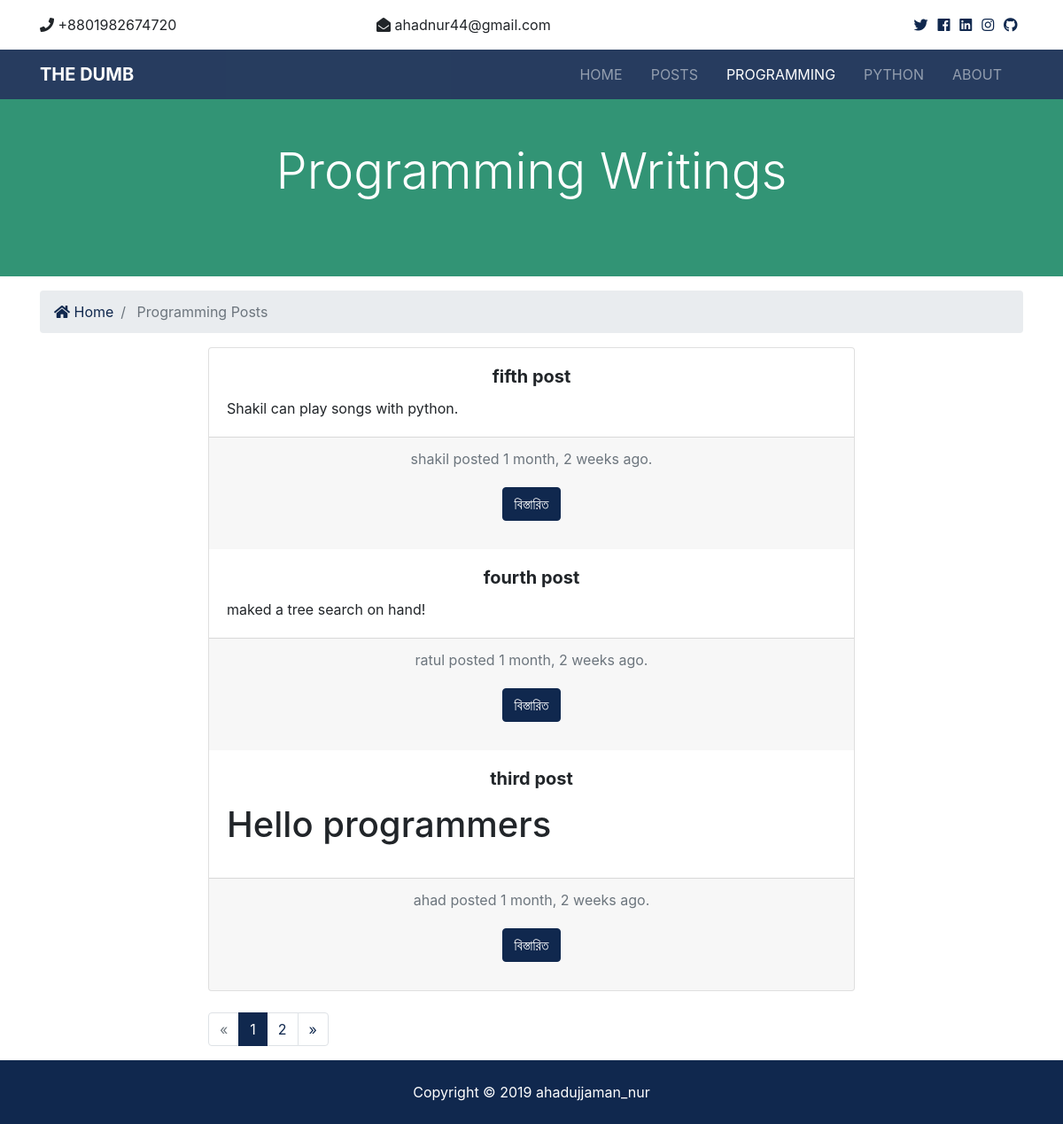
/programming/, run on an earlier commit of the app's database.
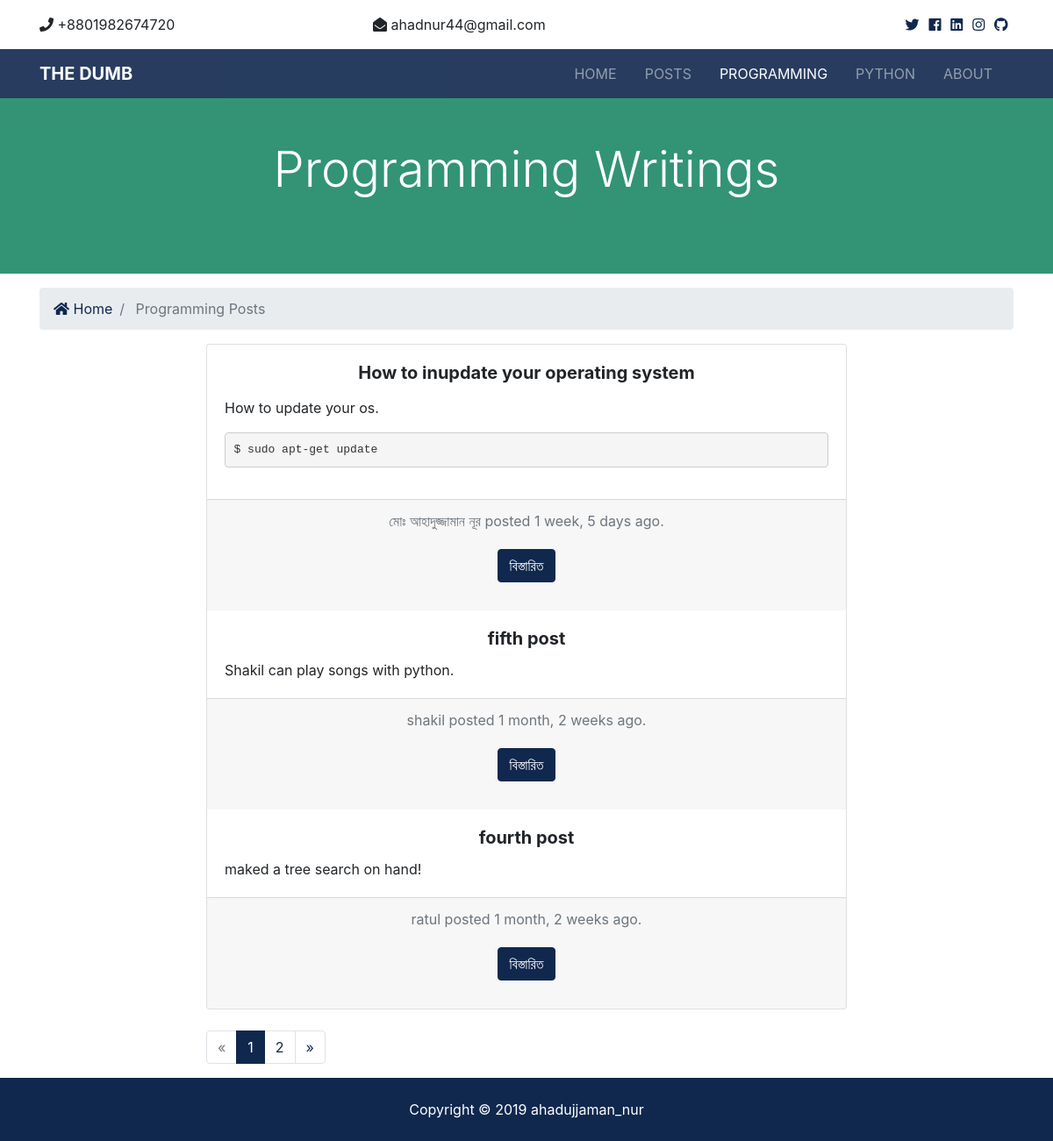
And on a later commit of the database.
### programming/models.py (models this page shows, shortened)
class Program(models.Model):
    title = models.CharField(max_length=100)
    author = models.CharField(max_length=100)
    body = models.TextField()
    date = models.DateTimeField(default=datetime.now, blank=True)
    is_published = models.BooleanField(default=True)

### programming/views.py (the view)
# urls.py: path('', views.index, name='index'),
def index(request):
    programs = Program.objects.order_by('-date').filter(is_published=True)
    paginator = Paginator(programs, 3)
    page = request.GET.get('page')
    paged_programs = paginator.get_page(page)
    context = {
        'programs': paged_programs
    }
    return render(request, 'program/programs.html', context)

### templates/program/programs.html (shortened to what this page needs)
{% extends 'base.html' %}
{% load humanize %}
{% block content %}
  <section id="showcase-inner" class="py-5 text-white">
    <div class="container">
      <div class="row text-center">
        <div class="col-md-12">
          <h1 class="display-4">Programming Writings</h1>
        </div>
      </div>
    </div>
  </section>
  <section id="bc" class="mt-3">
    <div class="container">
      <nav aria-label="breadcrumb">
        <ol class="breadcrumb">
          <li class="breadcrumb-item">
            <a href="{% url 'index' %}">
              <i class="fas fa-home"></i> Home</a>
          </li>
          <li class="breadcrumb-item active"> Programming Posts</li>
        </ol>
      </nav>
    </div>
  </section>
  <div class="container">
    <div class="row">
        <div class="col-lg-8 col-md-10 mx-auto">
            <div class="card text-center">
                {% if programs %}
                  {% for program in programs %}
                    <div class="card-body">
                          <h5 class="card-title"><b>{{ program.title }}</b></h5>
                        <div align="justify">
                          <p class="card-text">{{ program.body | safe }}</p>
                        </div>
                    </div>
                    <div class="card-footer text-muted">
                      {{ program.author }} posted {{ program.date | timesince }} ago.
                      <div class="card-body">
                          <a href="{% url 'programming_post' program.id %}" class="btn btn-primary">বিস্তারিত</a>
                      </div>
                    </div>
                  {% endfor %}
                {% else %}
                <div class="card-body">
                    <h5 class="card-title">
                        No Posts Available!
                    </h5>
                </div>
                {% endif %}
              </div>
        </div>
    </div>
  </div>
  <br>
  <div class="container">
      <div class="row">
          <div class="col-lg-8 col-md-10 mx-auto">
            {% if programs.has_other_pages %}
              <ul class="pagination">
                {% if programs.has_previous %}
                  <li class="page-item">
                    <a href="?page={{programs.previous_page_number}}" class="page-link">&laquo;</a>
                  </li>
                {% else %}
                  <li class="page-item disabled">
                    <a class="page-link">&laquo;</a>
                  </li>
                {% endif %}
                {% for i in programs.paginator.page_range %}
                  {% if programs.number == i %}
                    <li class="page-item active">
                      <a class="page-link">{{i}}</a>
                    </li>
                  {% else %}
                    <li class="page-item">
                      <a href="?page={{i}}" class="page-link">{{i}}</a>
                    </li>
                  {% endif %}
                {% endfor %}
                {% if programs.has_next %}
                  <li class="page-item">
                    <a href="?page={{programs.next_page_number}}" class="page-link">&raquo;</a>
                  </li>
                {% else %}
                  <li class="page-item disabled">
                    <a class="page-link">&raquo;</a>
                  </li>
                {% endif %}
              </ul>
            {% endif %}
          </div>
        </div>
  </div>
{% endblock %}

What changed in the data, as far as the page shows it:
no longer on this page (row unchanged): Program: title "third post", body "Hello programmers", author "ahad", date "1 month, 2 weeks"
added Program: title "How to inupdate your operating system", body "How to update your os. $ sudo apt-get update", author "মোঃ আহাদুজ্জামান নূর", date "1 week, 5 days"
